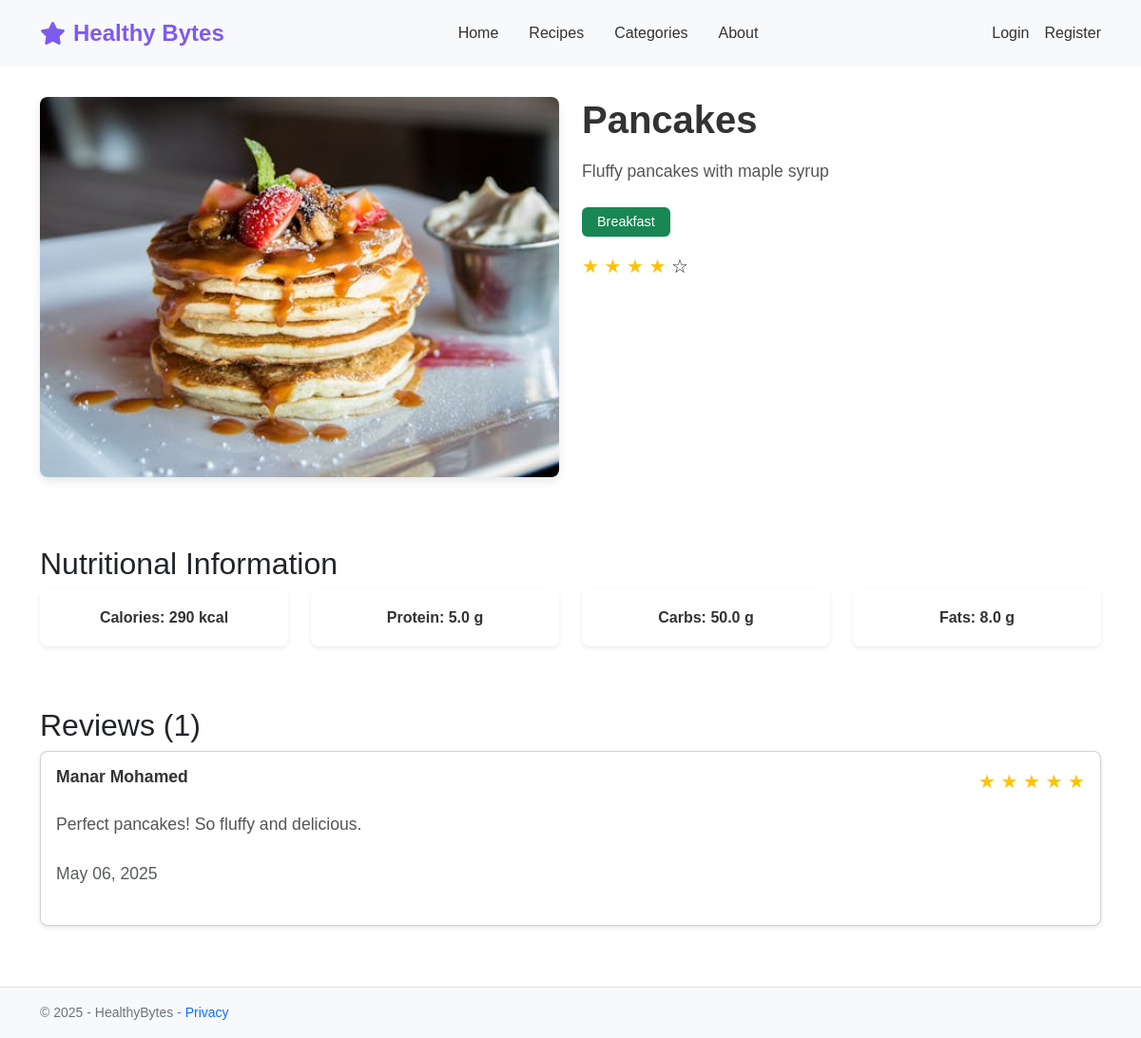
/recipe/1, run on the app's committed database.
### app/models.py (models this page shows, shortened)
class Recipe(db.Model):
    id = db.Column(db.Integer, primary_key=True)
    title = db.Column(db.String(100), nullable=False)
    description = db.Column(db.Text, nullable=False)
    calories = db.Column(db.Integer, nullable=True)
    protein = db.Column(db.Float, nullable=True)
    carbs = db.Column(db.Float, nullable=True)
    fats = db.Column(db.Float, nullable=True)
    image_file = db.Column(db.String(20), nullable=True, default='default_recipe.jpg')
    category_id = db.Column(db.Integer, db.ForeignKey('category.id'), nullable=False)
    reviews = db.relationship('Review', backref='recipe', lazy=True)

class Category(db.Model):
    id = db.Column(db.Integer, primary_key=True)
    name = db.Column(db.String(100), nullable=False)
    description = db.Column(db.Text, nullable=True)
    recipes_count = db.Column(db.Integer, default=0)
    recipes = db.relationship('Recipe', backref='category', lazy=True)

class Review(db.Model):
    id = db.Column(db.Integer, primary_key=True)
    rating = db.Column(db.Integer, nullable=False)
    content = db.Column(db.Text, nullable=True)
    date_posted = db.Column(db.DateTime, nullable=False, default=datetime.utcnow)
    user_id = db.Column(db.Integer, db.ForeignKey('user.id'), nullable=False)
    recipe_id = db.Column(db.Integer, db.ForeignKey('recipe.id'), nullable=False)

class User(db.Model, UserMixin):
    id = db.Column(db.Integer, primary_key=True)
    username = db.Column(db.String(150), unique=True, nullable=False)
    email = db.Column(db.String(150), unique=True, nullable=False)
    password = db.Column(db.String(60), nullable=False)
    favorites = db.relationship('Recipe', secondary=favorites,
                                backref=db.backref('favorited_by', lazy='dynamic'))
    reviews = db.relationship('Review', backref='author', lazy=True)

### app/blueprints/recipes/routes.py (the view)
@recipes.route('/recipe/<int:recipe_id>')
def recipe_detail(recipe_id):
    recipe = Recipe.query.get_or_404(recipe_id)
    reviews = Review.query.filter_by(recipe_id=recipe_id).all()
    return render_template('recipe_detail.html', recipe=recipe, reviews=reviews)

### app/blueprints/recipes/templates/recipe_detail.html (shortened to what this page needs)
{% extends "base.html" %}
{% block content %}
<div class="recipe-detail">
    <div class="row">
        <div class="col-md-6">
            <div class="recipe-detail-image-container">
                <img src="{{ url_for('static', filename='images/recipes/' + recipe.image_file) }}"
                     alt="{{ recipe.title }}"
                     class="img-fluid rounded">
            </div>
        </div>
        <div class="col-md-6">
            <h1>{{ recipe.title }}</h1>
            <p>{{ recipe.description }}</p>
            <div class="mb-3">
                <span class="badge bg-success">{{ recipe.category.name }}</span>
            </div>
            <div class="mb-3">
                <div class="rating">
                    {% for i in range(1, 5) %}
                        <span class="text-warning">★</span>
                    {% endfor %}
                    <span>☆</span>
                </div>
            </div>
        </div>
    </div>
    <div class="row mt-5">
        <div class="col-12">
            <h2>Nutritional Information</h2>
            <div class="row">
                <div class="col-md-3 mb-3">
                    <div class="card nutrition-card">
                        <div class="card-body">
                            <h5 class="card-title">Calories: {{ recipe.calories }} kcal</h5>
                        </div>
                    </div>
                </div>
                <div class="col-md-3 mb-3">
                    <div class="card nutrition-card">
                        <div class="card-body">
                            <h5 class="card-title">Protein: {{ recipe.protein }} g</h5>
                        </div>
                    </div>
                </div>
                <div class="col-md-3 mb-3">
                    <div class="card nutrition-card">
                        <div class="card-body">
                            <h5 class="card-title">Carbs: {{ recipe.carbs }} g</h5>
                        </div>
                    </div>
                </div>
                <div class="col-md-3 mb-3">
                    <div class="card nutrition-card">
                        <div class="card-body">
                            <h5 class="card-title">Fats: {{ recipe.fats }} g</h5>
                        </div>
                    </div>
                </div>
            </div>
        </div>
    </div>
    <div class="row mt-5">
        <div class="col-12">
            <h2>Reviews ({{ reviews|length }})</h2>
            {% if reviews %}
                {% for review in reviews %}
                    <div class="card mb-3">
                        <div class="card-body">
                            <div class="d-flex justify-content-between">
                                <h5 class="card-title">{{ review.author.username }}</h5>
                                <div class="rating">
                                    {% for i in range(review.rating) %}
                                        <span class="text-warning">★</span>
                                    {% endfor %}
                                </div>
                            </div>
                            <p class="card-text">{{ review.content }}</p>
                            <p class="text-muted small">{{ review.date_posted.strftime('%B %d, %Y') }}</p>
                        </div>
                    </div>
                {% endfor %}
            {% else %}
                <p>No reviews yet. Be the first to review!</p>
            {% endif %}
        </div>
    </div>
</div>
{% endblock %}

### app/static/css/style.css (style rules this page uses)
body { font-family: Arial, sans-serif; min-height: 100vh; display: flex; flex-direction: column; }
.card { transition: transform 0.3s ease, box-shadow 0.3s ease; overflow: hidden; border-radius: 8px; box-shadow: 0 2px 5px rgba(0, 0, 0, 0.1); }
.card-title { font-size: 1.1rem; font-weight: 600; margin-bottom: 0.5rem; color: #333; }
.card-text { font-size: 0.9rem; color: #666; }
.text-muted { font-size: 0.85rem; font-weight: 500; }
.recipe-detail { margin-top: 2rem; margin-bottom: 3rem; }
.recipe-detail-image-container { width: 100%; height: 400px; border-radius: 8px; overflow: hidden; margin-bottom: 1.5rem; box-shadow: 0 4px 10px rgba(0, 0, 0, 0.1); }
.recipe-detail-image-container img { width: 100%; height: 100%; object-fit: cover; transition: transform 0.5s ease; }
.recipe-detail h1 { color: #333; margin-bottom: 1rem; font-weight: 600; }
.recipe-detail p { color: #555; font-size: 1.1rem; line-height: 1.6; margin-bottom: 1.5rem; }
.badge { padding: 0.5rem 1rem; font-size: 0.9rem; font-weight: 500; }
.rating { font-size: 1.25rem; margin-bottom: 1rem; }
.nutrition-card { border-radius: 8px; box-shadow: 0 2px 5px rgba(0, 0, 0, 0.08); transition: transform 0.3s ease; border: none; }
.nutrition-card .card-body { padding: 1.25rem; }
.nutrition-card .card-title { margin: 0; font-size: 1rem; font-weight: 600; text-align: center; }

### data on the page
Recipe: image_file (picture), title "Pancakes", description "Fluffy pancakes with maple syrup", calories "290", protein "5.0", carbs "50.0", fats "8.0"
Category: category.name "Breakfast"
Review: author.username "Manar Mohamed", rating 5 (drawn), content "Perfect pancakes! So fluffy and delicious.", date_posted "May 06, 2025"

### other printed values
{{ reviews|length }} "1"
